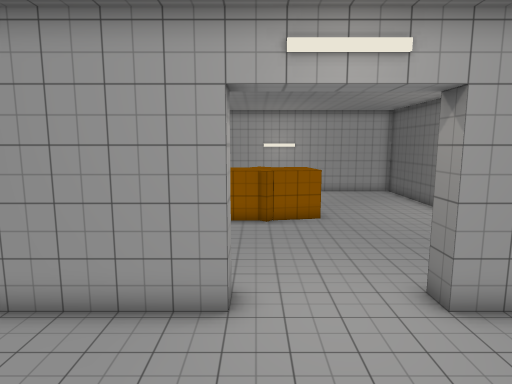
[1] (above)

13 first-person views from a walk through a Godot game level. The camera is 1.5 m above the floor, tilts 8° down and sees 75° across. Doors that lead somewhere are drawn open, without their leaves. The floor is counted in squares, 0.5 m on a side. Each view is taken from the middle of a square. On the plan, view 1 faces up. The plan holds only what a view shows up to about 20 squares ahead; the rest is blank.

[2]
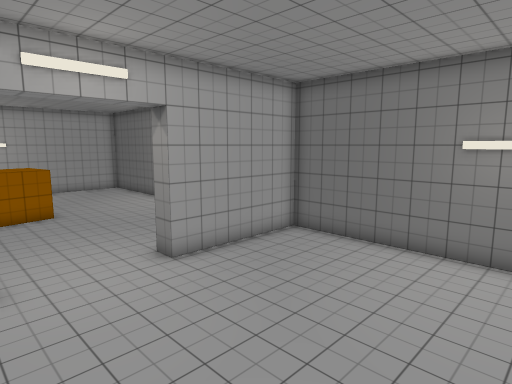

[3]
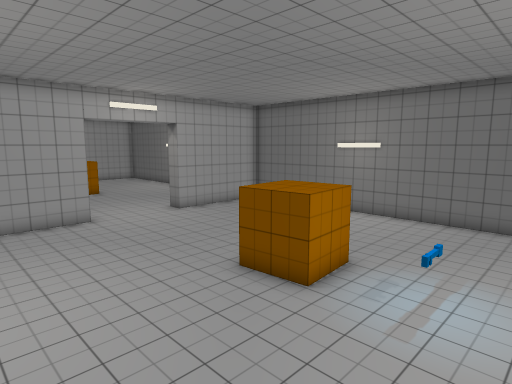

[4]
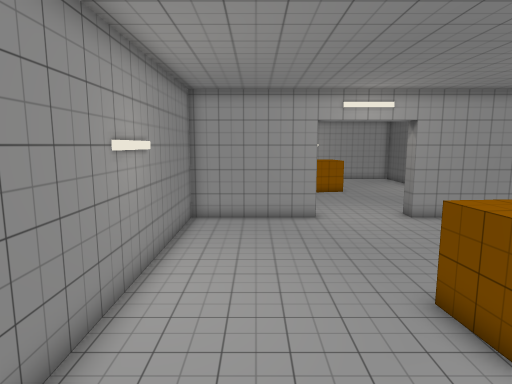

[5]
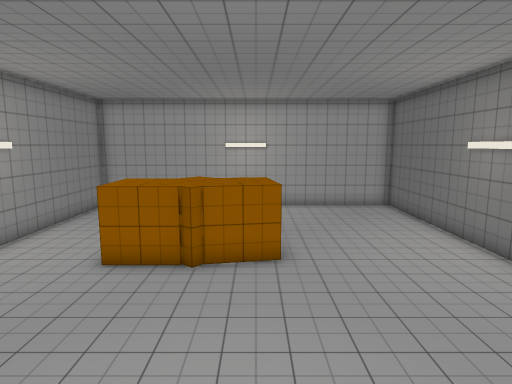

[6]
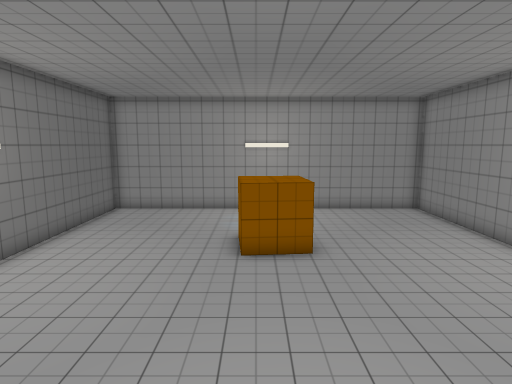

[7]
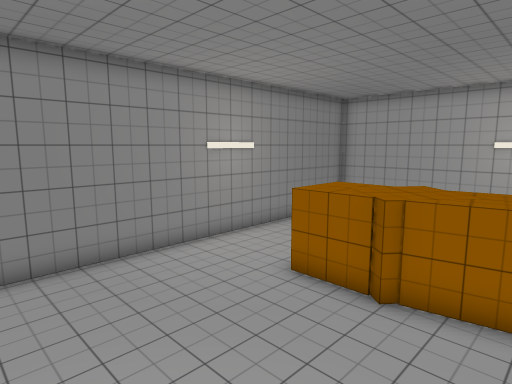

[8]
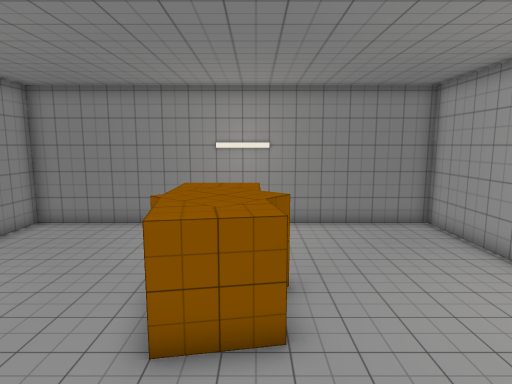

[9]
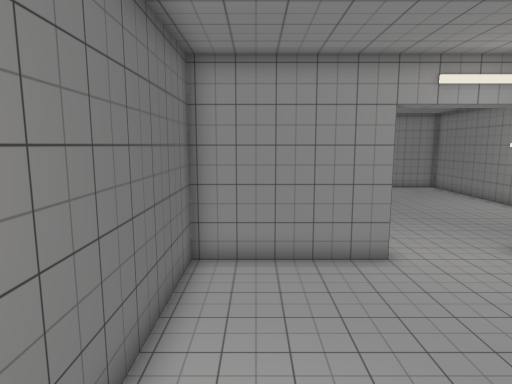

[10]
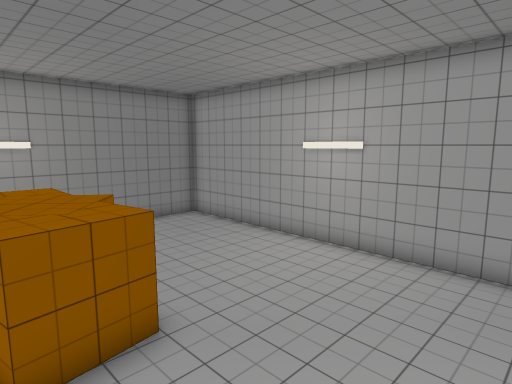

[11]
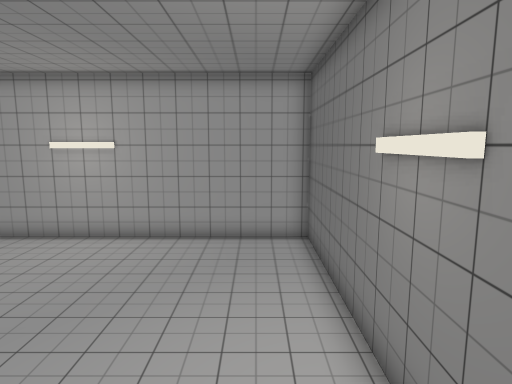

[12]
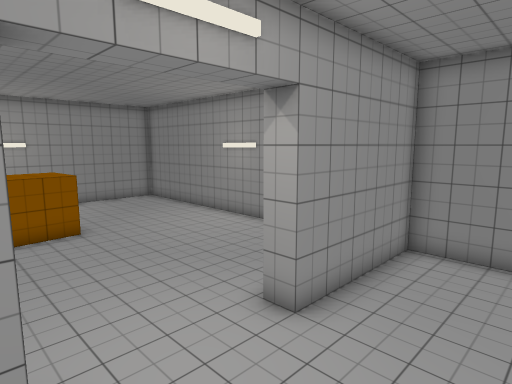

[13]
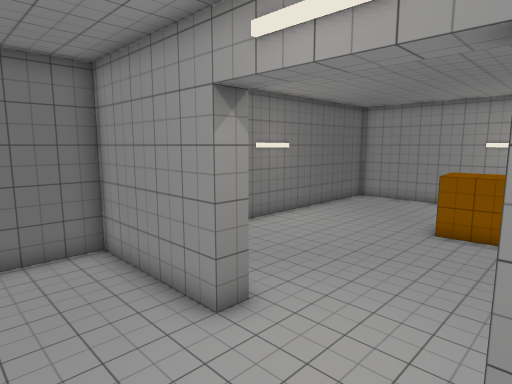

### Floor plan
Ten units are one square. View 1 is at (0, 0); x grows to the right and y downward. Boxes are objects, and circles mark ways between rooms. Rooms are numbered by the first view taken in them; rooms with no view inside come last. Other rooms are left out.
<svg viewBox="-62 -222 154 314">
<path fill="none" stroke="#000" d="M-57 -58 -57 87 87 87 87 -58M87 -64 87 -217 -57 -217 -57 -65"/>
<rect x="-15" y="-65" width="10" height="10" fill="#bbb"><title>other object</title></rect>
<rect x="-5" y="15" width="40" height="30" fill="#bbb"><title>crate</title></rect>
<rect x="15" y="55" width="10" height="10" fill="#bbb"><title>key</title></rect>
<rect x="25" y="-65" width="60" height="10" fill="#bbb"><title>other object</title></rect>
<rect x="-25" y="-155" width="30" height="30" fill="#bbb"><title>crate</title></rect>
<rect x="-5" y="-165" width="10" height="30" fill="#bbb"><title>crate</title></rect>
<rect x="5" y="-155" width="30" height="30" fill="#bbb"><title>crate</title></rect>
<circle cx="10" cy="-60" r="3" fill="#2a7"/>
<circle cx="30" cy="-70" r="3" fill="#2a7"/>
<text x="20" y="10">1</text>
<text x="10" y="-140">2</text>
</svg>
Room 1 opens to room 2.

Where each view was taken, in squares from view 1:
view 1: 0 up, 0 right, facing up
view 2: 2 down, 1 left, facing up-right
view 3: 8 down, 5 left, facing up-right
view 4: 8 down, 3 left, facing up
view 5: 5 up, 2 right, facing up
view 6: 7 up, 2 right, facing down
view 7: 7 up, 3 right, facing up-left
view 8: 15 up, 7 right, facing left
view 9: 15 up, 7 right, facing down
view 10: 13 up, 7 right, facing up-left
view 11: 11 up, 7 right, facing up
view 12: 10 up, 4 right, facing down-left
view 13: 10 up, 1 left, facing down-right
